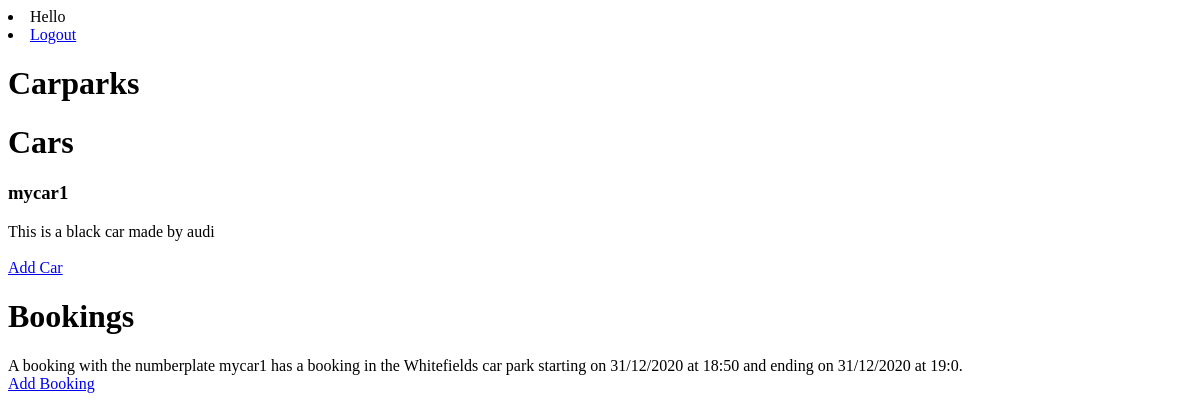
Before: / (signed in) with the older database file.
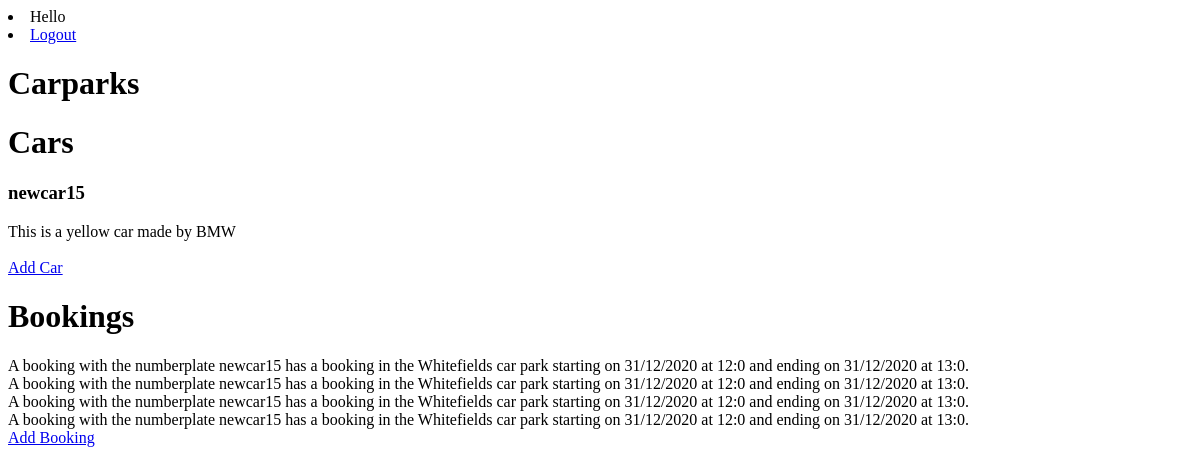
After: the same page with the newer database file.
### accounts/models.py (models this page shows)
class Car(models.Model):
    CAR_COLOURS = (  # CAR_COLOURS reduces car colour into a single charater
        ('b', 'blue'),
        ('r', 'red'),
        ('g', 'green'),
        ('y', 'yellow'),
        ('o', 'orange'),
        ('s', 'black'),
        ('n', 'brown'),
        ('w', 'white')
    )
    colour = models.CharField(max_length = 1, default = 's', choices = CAR_COLOURS)
    car_number_plate = models.CharField(max_length = 7, primary_key = True, default = None)# car number plate is unique so is used as primary key
    manufacturer = models.CharField(max_length = 20, default = None)

class Booking(models.Model):
    user = models.ForeignKey('auth.User', on_delete=models.CASCADE, default = None)# who has made the booking
    car = models.ForeignKey(Car, on_delete = models.CASCADE, default = None) # which car has the booking been made with
    start_datetime = models.DateTimeField(default = datetime(2020,12,31,12,0)) # the date and time of the start of the booking
    end_datetime = models.DateTimeField(default = datetime(2020,12,31,13,0)) # # the date and time of the end of the booking
    carpark = models.ForeignKey('home.Carpark', on_delete = models.CASCADE, default = None) # which carpark the booking is

### home/models.py (models this page shows)
class Carpark(models.Model):
    name = models.CharField(max_length = 20)
    total_places = models.SmallIntegerField()

### home/views.py (the view)
# urls.py: path('', views.home, name='home'),
def home(request):
    carparks = Carpark.objects.all()
    carpark_list = []
    if request.user.is_authenticated:
        numberplates = User_Car_Mapping.objects.filter(user__exact = request.user).values_list('car', flat = True)
        cars = Car.objects.filter(car_number_plate__in = numberplates)
        bookings = Booking.objects.filter(car__in = cars)
    else:
        cars =[]
        bookings=[]
    if cars:
        is_car_empty = False
    else:
        is_car_empty = True
    if bookings:
        is_booking_empty = False
    else:
        is_booking_empty = True
    return render(request, 'index.html', {'carparks' : carpark_list, 'cars' : cars, 'is_car_empty' : is_car_empty, 'is_booking_empty' : is_booking_empty, 'bookings': bookings})

### templates/index.html (shortened to what this page needs)
<!DOCTYPE html>
<html>
<head>
</head>
<body>
    <div>
        {% if user.is_authenticated %}
            <li>Hello {{user.first_name}}</li>
            <li><a href='accounts/logout'>Logout</a></li>
        {% else %}
            <li><a href='accounts/register'>Register</a></li>
            <li><a href='accounts/login'>Login</a></li>
        {% endif %}
    </div>
    <div>
        <h1>Carparks</h1>
    </div>
    <div>
        {% if user.is_authenticated %}
            <h1>Cars</h1>
            {% if not is_car_empty %}
                {% for car in cars %}
                    <h3>{{car.car_number_plate}}</h3>
                    This is a {{car.get_colour_display}} car made by {{car.manufacturer}}<br>
                {% endfor %}
            <br>
            {% endif %}
            <a href='accounts/add_car'>Add Car</a><br>
        {% endif %}
    </div>
    <div>
        {% if user.is_authenticated %}
            <h1>Bookings</h1>
            {% if not is_booking_empty %}
                {%for booking in bookings %}
                    A booking with the numberplate {{booking.car.car_number_plate}} has a booking in the {{booking.carpark.name}} car park starting on {{booking.start_datetime.day}}/{{booking.start_datetime.month}}/{{booking.start_datetime.year}} at {{booking.start_datetime.hour}}:{{booking.start_datetime.minute}} and ending on {{booking.end_datetime.day}}/{{booking.end_datetime.month}}/{{booking.end_datetime.year}} at {{booking.end_datetime.hour}}:{{booking.end_datetime.minute}}.<br>
                {% endfor %}
            {% endif %}
            <a href='accounts/add_booking'>Add Booking</a><br>
        {% endif %}
    </div>
</body>
</html>

Changed rows visible on the page:
removed Car: car_number_plate "mycar1", colour "black", manufacturer "audi"
removed Booking: car.car_number_plate "mycar1", carpark.name "Whitefields", start_datetime.day "31", start_datetime.month "12", start_datetime.year "2020", start_datetime.hour "18", start_datetime.minute "50", end_datetime.day "31", end_datetime.month "12", end_datetime.year "2020", end_datetime.hour "19", end_datetime.minute "0"
added Car: car_number_plate "newcar15", colour "yellow", manufacturer "BMW"
added Booking: car.car_number_plate "newcar15", carpark.name "Whitefields", start_datetime.day "31", start_datetime.month "12", start_datetime.year "2020", start_datetime.hour "12", start_datetime.minute "0", end_datetime.day "31", end_datetime.month "12", end_datetime.year "2020", end_datetime.hour "13", end_datetime.minute "0"
added Booking: car.car_number_plate "newcar15", carpark.name "Whitefields", start_datetime.day "31", start_datetime.month "12", start_datetime.year "2020", start_datetime.hour "12", start_datetime.minute "0", end_datetime.day "31", end_datetime.month "12", end_datetime.year "2020", end_datetime.hour "13", end_datetime.minute "0"
added Booking: car.car_number_plate "newcar15", carpark.name "Whitefields", start_datetime.day "31", start_datetime.month "12", start_datetime.year "2020", start_datetime.hour "12", start_datetime.minute "0", end_datetime.day "31", end_datetime.month "12", end_datetime.year "2020", end_datetime.hour "13", end_datetime.minute "0"
added Booking: car.car_number_plate "newcar15", carpark.name "Whitefields", start_datetime.day "31", start_datetime.month "12", start_datetime.year "2020", start_datetime.hour "12", start_datetime.minute "0", end_datetime.day "31", end_datetime.month "12", end_datetime.year "2020", end_datetime.hour "13", end_datetime.minute "0"
